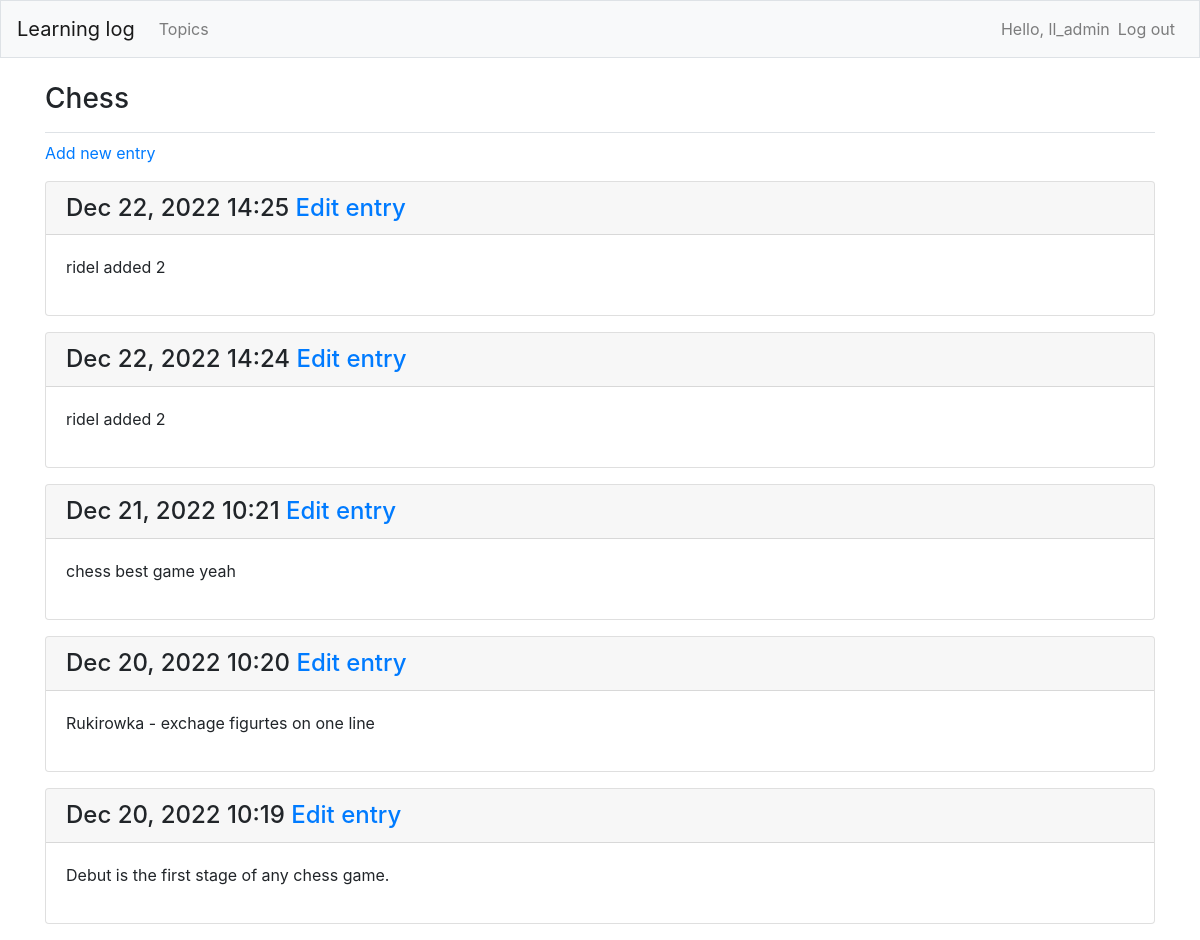
The page /topics/1/ (signed in) on the database its author committed.
### learning_logs/models.py (models this page shows, shortened)
class Topic(models.Model):
    text = models.CharField(max_length=255)
    date_added = models.DateTimeField(auto_now_add=True)
    owner = models.ForeignKey(User, on_delete=models.CASCADE)
    def __str__(self):
        return self.text

class Entry(models.Model):
    topic = models.ForeignKey(Topic, on_delete=models.CASCADE)
    text = models.TextField(default='')
    date_added = models.DateTimeField(auto_now_add=True)
    class Meta:
        verbose_name_plural = 'entries'

### learning_logs/views.py (the view)
# urls.py: path('topics/<int:topic_id>/', views.topic, name='topic'),
@login_required
def topic(request, topic_id):
    selected_topic = Topic.objects.get(id=topic_id)
    check_topic_owner(selected_topic, request)
    entries = selected_topic.entry_set.order_by('-date_added')
    context = {'selected_topic': selected_topic, 'entries': entries}
    return render(request, 'learning_logs/topic.html', context)

### learning_logs/views.py (called while the page is built)
def check_topic_owner(selected_topic, request):
    if selected_topic.owner != request.user:
        raise Http404

### learning_logs/templates/learning_logs/topic.html
{% extends "learning_logs/base.html" %}
{% block page_header %}
  <h3>{{ selected_topic }} </h3>
{% endblock page_header %}
{% block content %}
  <p>
    <a href="{% url 'learning_logs:new_entry' selected_topic.id %}"> Add new entry</a>
  </p>
    {% for entry in entries %}
      <div class="card mb-3">
        <h4 class="card-header">
          {{ entry.date_added|date:'M d, Y H:i' }}
          <a href="{% url 'learning_logs:edit_entry' entry.id%}">Edit entry</a>
        </h4>
        <div class="card-body">{{ entry.text|linebreaks }}</div>
      </div>
    {% empty %}
      <p> There are no entries for this topic yet.</p>
    {% endfor %}
{% endblock content %}

### learning_logs/templates/learning_logs/base.html (shortened to what this page needs)
{% load bootstrap4 %}
<!doctype html>
<html lang="en">
<head>
    {% bootstrap_css %}
</head>
<body>
<nav class="navbar navbar-expand-md navbar-light bg-light mb-4 border">
    <a class="navbar-brand" href="{% url 'learning_logs:index' %}">Learning log</a>
    <div class="collapse navbar-collapse" id="navbarCollapse">
        <ul class="navbar-nav mr-auto">
            <li class="nav-item">
                <a class="nav-link" href="{% url 'learning_logs:topics' %}">Topics</a>
            </li>
        </ul>
        <ul class="navbar-nav ml-auto">
            {% if user.is_authenticated %}
                <li class="nav-item">
                    <span class="navbar-text">Hello, {{ user.username }}</span>
                </li>
                <li class="nav-item">
                    <a class="nav-link" href="{% url 'users:logout' %}">Log out</a>
                </li>
            {% endif %}
        </ul>
    </div>
</nav>
<main role="main" class="container">
    <div class="pb-2 mb-2 border-bottom">
        {% block page_header %} {% endblock page_header %}
    </div>
    <div>
        {% block content %} {% endblock content %}
    </div>
</main>
</body>
</html>

### rows shown on the page
Topic: text "Chess"
Entry: date_added "Dec 22, 2022 14:25", text "ridel added 2"
Entry: date_added "Dec 22, 2022 14:24", text "ridel added 2"
Entry: date_added "Dec 21, 2022 10:21", text "chess best game yeah"
Entry: date_added "Dec 20, 2022 10:20", text "Rukirowka - exchage figurtes on one line"
Entry: date_added "Dec 20, 2022 10:19", text "Debut is the first stage of any chess game."

### other values the page prints
{{ user.username }} "ll_admin"
